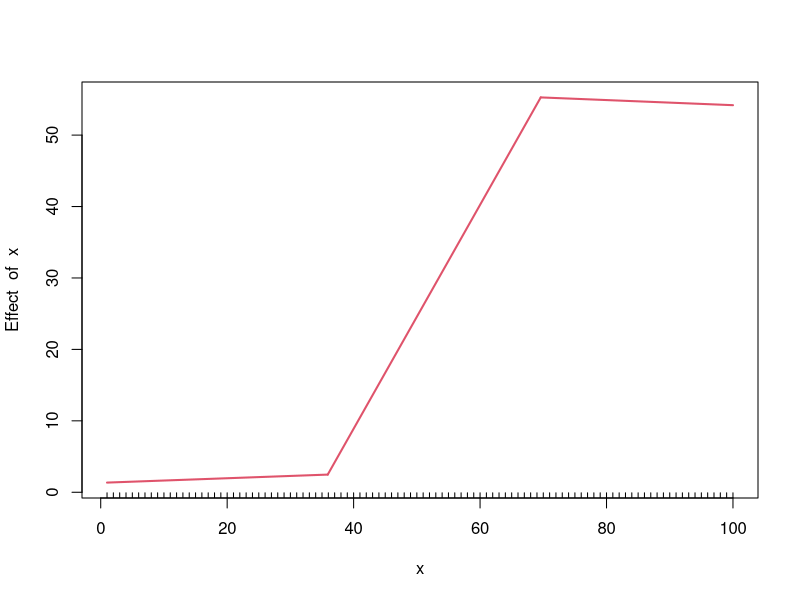
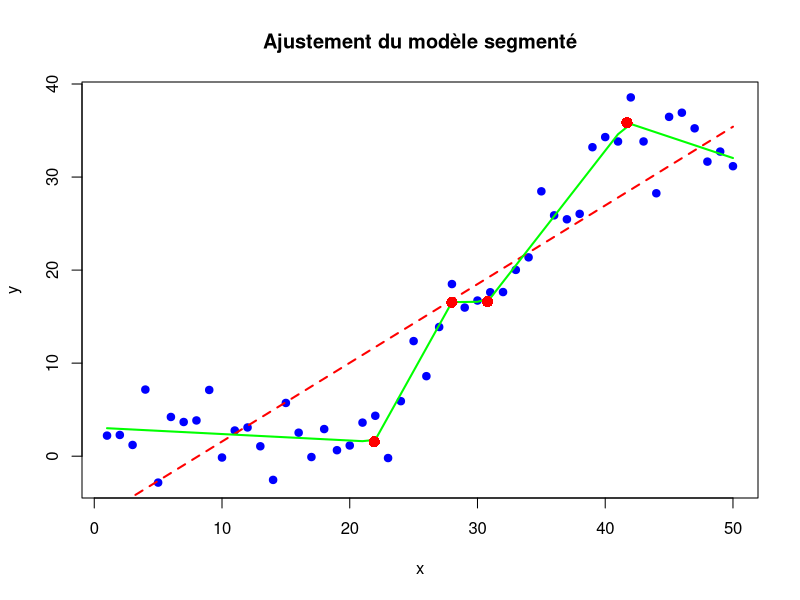
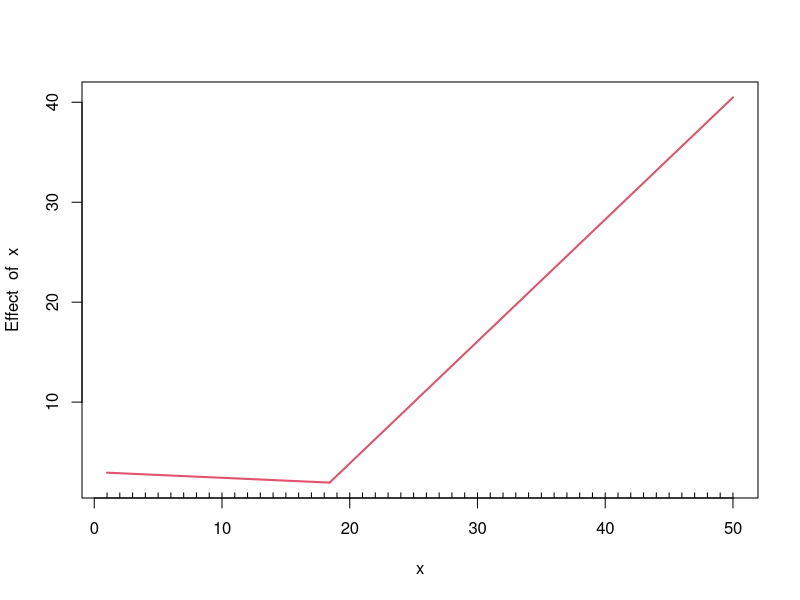
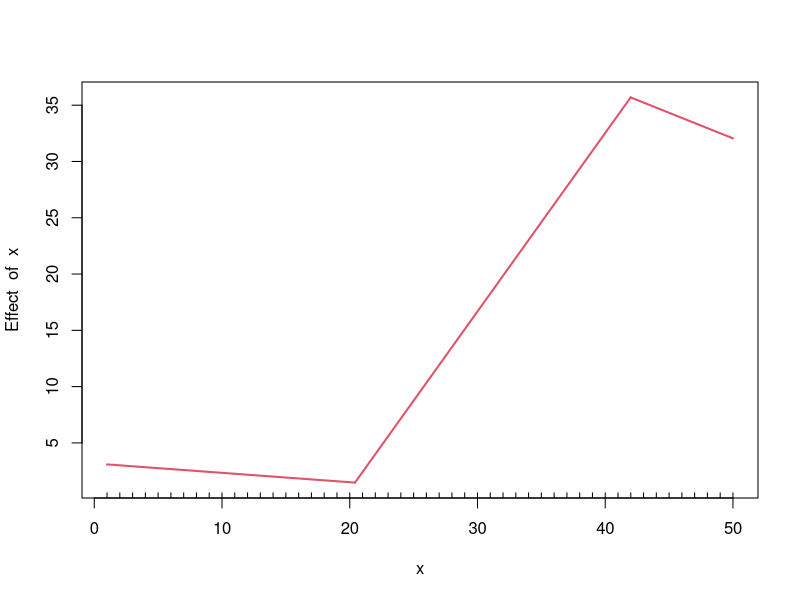

Recreate these plots in R, in order.
## ---- chunk 1
# Génération de données simulées
x <- 1:100
y <- 2 + 1.5 * pmax(x - 35, 0) - 1.5 * pmax(x - 70, 0) + rnorm(100, 0, 2)

# Ajustement d'un modèle linéaire initial
mod_lm <- lm(y ~ x)

# Ajustement du modèle segmenté avec deux points de rupture initiaux à 30 et 60
library(segmented)
mod_seg <- segmented(mod_lm, seg.Z = ~x, psi = c(30, 60))

# Affichage des résultats
plot(mod_seg)

## ---- chunk 2
library(segmented)

# Génération des données
x <- 1:50
y <- 2 + 1.5 * pmax(x - 20, 0) - 1.5 * pmax(x - 40, 0) + rnorm(50, 0, 3)

# Ajustement du modèle linéaire et segmenté
mod_lm <- lm(y ~ x)
mod_seg <- segmented(mod_lm, seg.Z = ~x, npsi = 4)

# Tracé du modèle segmenté
plot(x, y, main = "Ajustement du modèle segmenté", pch = 19, col = "blue")
lines(x, fitted(mod_lm), col = "red", lwd = 2, lty = 2)  # Ajustement linéaire simple
lines(x, fitted(mod_seg), col = "green", lwd = 2)  # Ajustement segmenté

# Ajout des points de rupture
breakpoints <- mod_seg$psi[, "Est."]  # Extraction des valeurs estimées
points(breakpoints, predict(mod_seg, newdata = data.frame(x = breakpoints)), 
       col = "red", pch = 16, cex = 1.5)  # Points de rupture

print(breakpoints)
## ---- chunk 3
anova(mod_lm, mod_seg)
confint(mod_seg)

## ---- chunk 4

# Modèle linéaire simple
mod_lm <- lm(y ~ x)

# Estimation automatique des points de rupture (ici, le package choisira le nombre de ruptures)
mod_seg_auto <- segmented(mod_lm, seg.Z = ~x)

# Résumé du modèle segmenté
plot(mod_seg_auto)

## ---- chunk 5
# Estimation avec un nombre fixe de points de rupture (ici 1 rupture)
mod_seg_1 <- segmented(mod_lm, seg.Z = ~x, npsi = 2)

# Résumé du modèle segmenté
plot(mod_seg_1)

## ---- chunk 6
# Modèle avec 1 rupture
mod_seg_1 <- segmented(mod_lm, seg.Z = ~x, npsi = 1)

# Modèle avec 2 ruptures
mod_seg_2 <- segmented(mod_lm, seg.Z = ~x, npsi = 2)

# Comparaison des modèles avec AIC
AIC(mod_seg_1, mod_seg_2)

## ---- chunk 7

## ---- chunk 8

## ---- chunk 9

## ---- chunk 10
